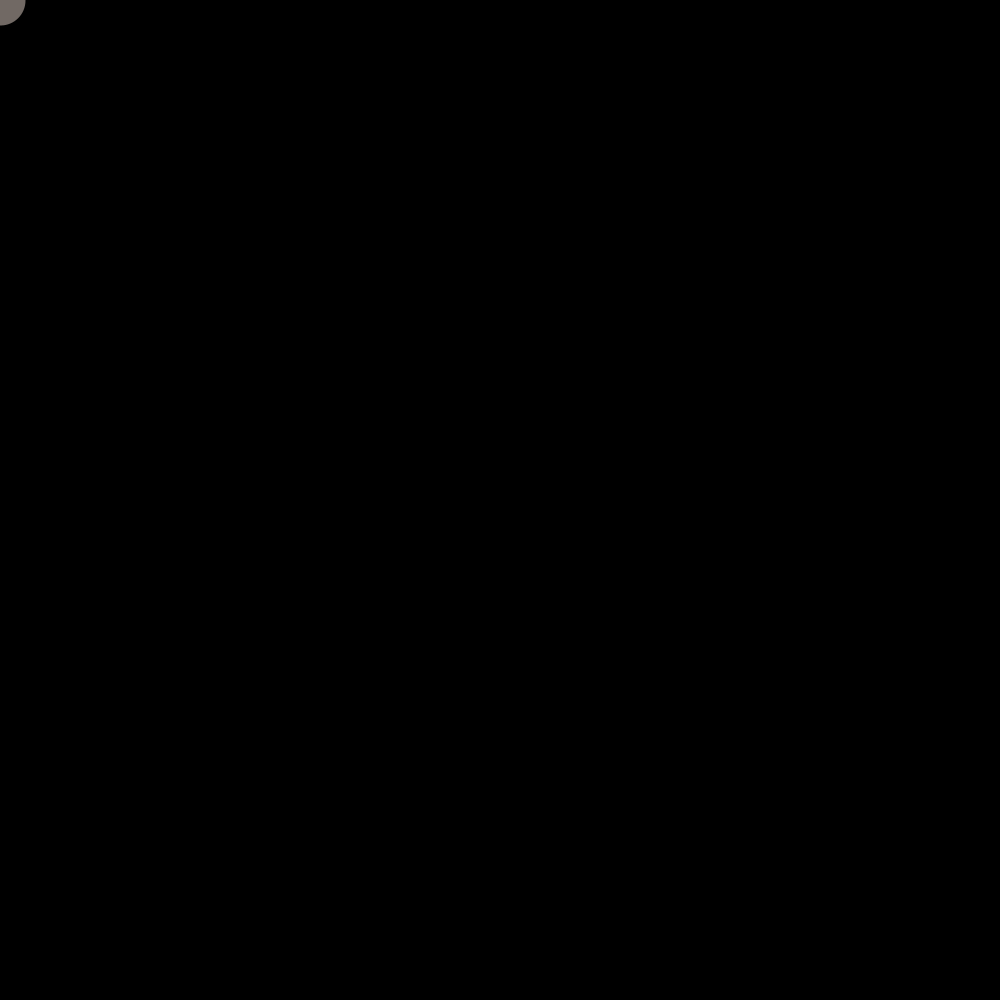
Frame 1 (no input)
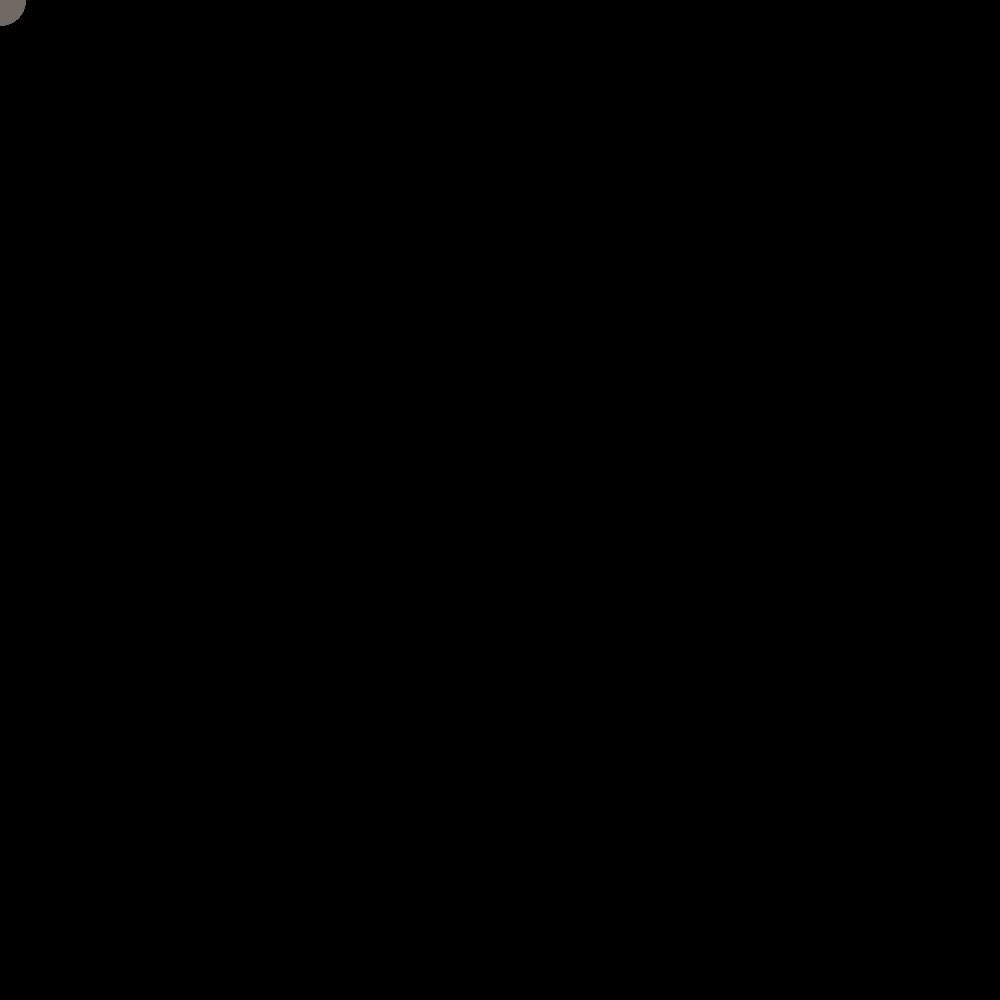
Frame 60 (the mouse pressed at the canvas centre just before this capture)
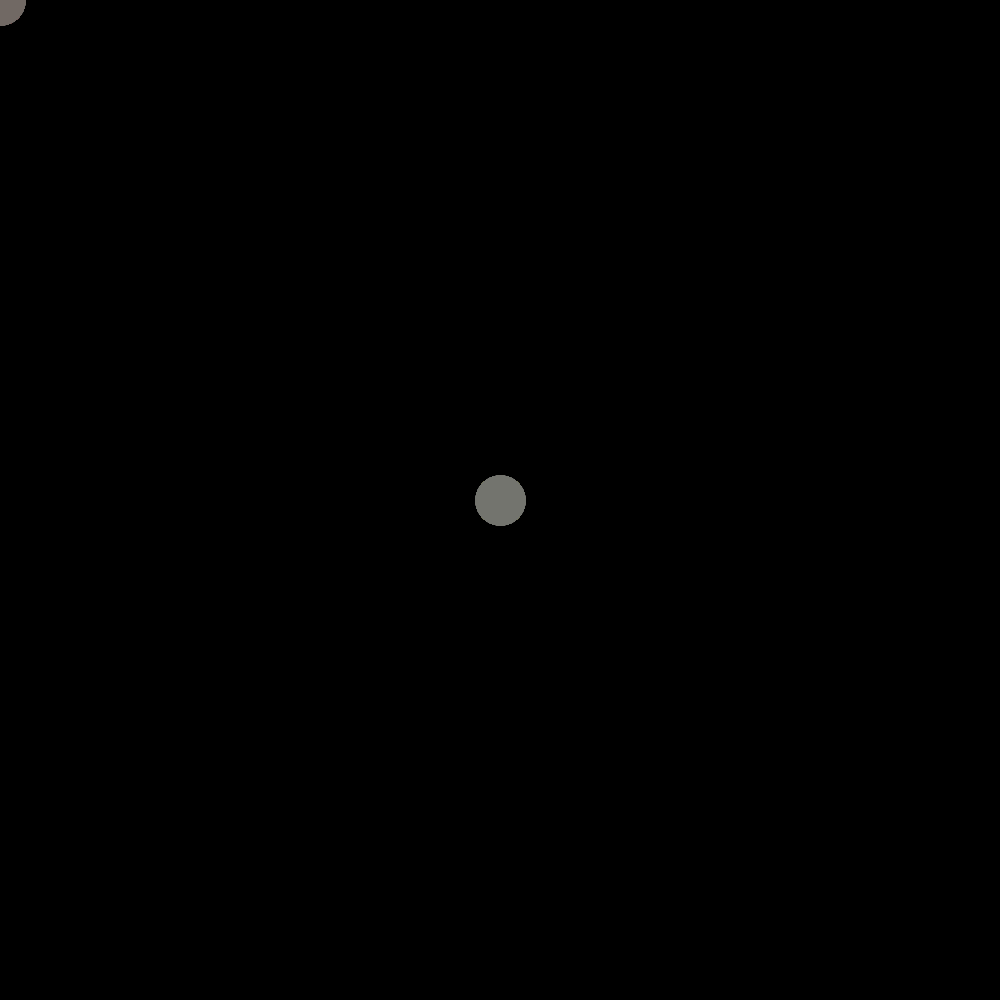
Frame 120 (the mouse held since frame 60 and released just before this capture)

The Processing sketch that drew these frames (run headless with seeded random() and noise(); from frame 60 on, the mouse is pressed at the canvas centre):

// Processing sketch: radial_lines
// ── radial_lines.pde
float[] p = {random(1), random(1), random(1), random(1), random(1), random(1)};
float[] q = {random(1), random(1), random(1), random(1), random(1), random(1)};

void setup() {
  size(1000, 1000);
  background(0);
  colorMode(RGB, 1.0);
  frameRate(1000);
}

void draw() {
  PVector end = new PVector(random(width), random(height));
  /*if (frameCount < 2000)
   end.set(frameCount*0.5, 0);
   else if (frameCount < 4000)
   end.set(width, frameCount*0.5-1000);
   */

 // if (mousePressed)
    end.set(mouseX, mouseY);
  //float t = end.mag()/sqrt(width*height);
  float t = noise(end.x*0.01, end.y*0.01);
  //float t = 0.5;
  float r = bezierPoint(q[0], p[0], p[1], q[1], t);
  float g = bezierPoint(q[2], p[2], p[3], q[3], t);
  float b = bezierPoint(q[4], p[4], p[5], q[5], t);

  stroke(r, g, b);
  strokeWeight(50);
  point(end.x, end.y);
  //line(0, height, end.x, end.y);

  if (keyPressed) {
    save("2/"+millis()+".png");
    exit();
  }
}
